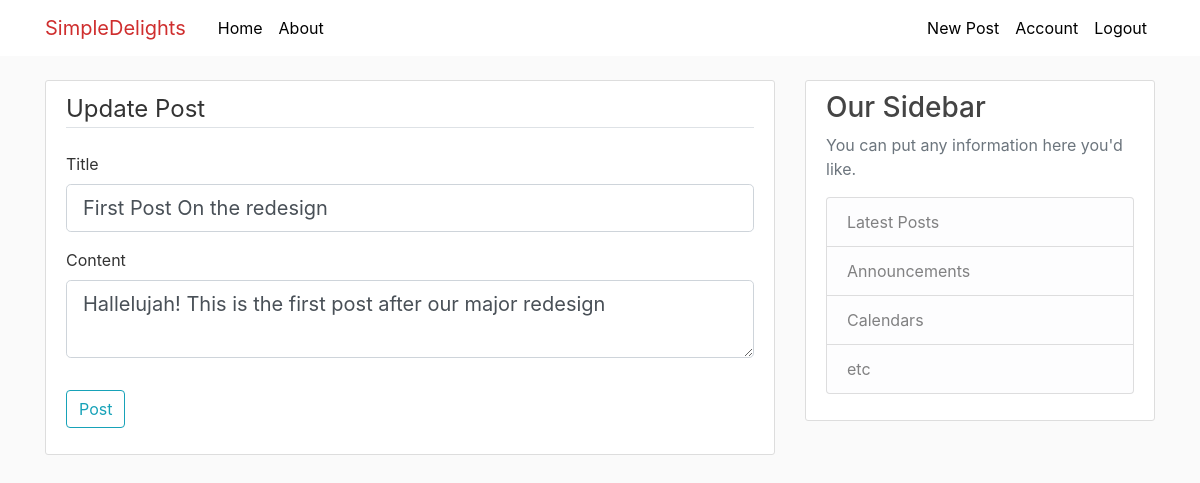
/post/25/update (signed in), run on the app's committed database.
### flaskblog/models.py (models this page shows, shortened)
class Post(db.Model):
    id = db.Column(db.Integer, primary_key=True)
    title = db.Column(db.String(100), nullable=False)
    date_posted = db.Column(db.DateTime, nullable=False, default=datetime.utcnow)
    content = db.Column(db.Text, nullable=False)
    user_id = db.Column(db.Integer, db.ForeignKey('user.id'), nullable='False')

### flaskblog/posts/routes.py (the view)
@posts.route("/post/<int:post_id>/update", methods=['GET', 'POST'])
@login_required
def update_post(post_id):
     post = Post.query.get_or_404(post_id)
     if post.author != current_user:
          abort(403)
     form = PostForm()
     if form.validate_on_submit():
          post.title = form.title.data
          post.content = form.content.data
          db.session.commit()
          flash('Your post has been updated!', 'success')
          return redirect(url_for('posts.post', post_id=post.id))
     elif request.method == 'GET':
          form.title.data = post.title
          form.content.data = post.content
     return render_template('create_post.html', title='Update Post',
                            form=form, legend='Update Post')

### flaskblog/posts/forms.py
class PostForm(FlaskForm):
    title = StringField('Title', validators=[DataRequired()])
    content = TextAreaField('Content', validators=[DataRequired()])
    submit = SubmitField('Post')

### flaskblog/models.py (called while the page is built)
@login_manager.user_loader
def load_user(user_id):
    return User.query.get(int(user_id))

### flaskblog/templates/create_post.html (shortened to what this page needs)
{% extends "layout.html" %}
{% block content %}
<div class="content-section">
    <form method="POST" action="">
        <fieldset class="form-group">
            <legend class="border-bottom mb-4">{{ legend }}</legend>
            <div class="form-group">
                {{ form.title.label(class="form-control-label") }}
                {% if form.title.errors %}
                    {{ form.title(class="form-control form-control-lg is-invalid") }}
                    <div class="invalid-feedback">
                        {% for error in form.title.errors %}
                            <span>{{ error }}</span>
                        {% endfor %}
                    </div>
                {% else %}
                    {{ form.title(class="form-control form-control-lg") }}
                {% endif %}
            </div>
            <div class="form-group">
                {{ form.content.label(class="form-control-label") }}
                {% if form.content.errors %}
                    {{ form.content(class="form-control form-control-lg is-invalid") }}
                    <div class="invalid-feedback">
                        {% for error in form.content.errors %}
                            <span>{{ error }}</span>
                        {% endfor %}
                    </div>
                {% else %}
                    {{ form.content(class="form-control form-control-lg") }}
                {% endif %}
            </div>
        </fieldset>
        <div class="form-group">
            {{ form.submit(class="btn btn-outline-info") }}
        </div>
    </form>
</div>
{% endblock content %}

### flaskblog/static/main.css (style rules this page uses)
body { background: #fafafa; color: #333333; margin-top: 5rem; }
.content-section { background: #ffffff; padding: 10px 20px; border: 1px solid #dddddd; border-radius: 3px; margin-bottom: 20px; }

### data on the page
Post: title "First Post On the redesign", content "Hallelujah! This is the first post after our major redesign"

### other printed values
{{ legend }} "Update Post"
